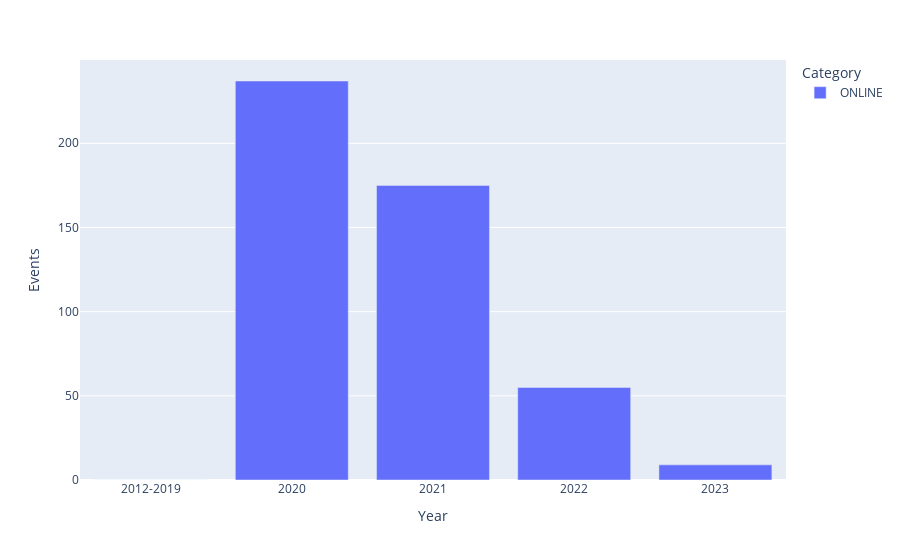

Write notebook code for a chart like this one.
### Markdown cell above
## Visualizamos el Porcentaje de eventos que han sido online:

### Code cell
# Porcentaje de eventos que han sido online:

eventos_tot = [346,358,321,101]
online_percent = online_df.copy()


percent_2020_int = cat_df[(cat_df["Year"] == 2020) & (cat_df["Category"] == "ONLINE")]["Value"].iloc[0]/eventos_tot[0]*100
percent_2020_str = ("%.2f" % percent_2020_int)+"%"
percent_2021_int = cat_df[(cat_df["Year"] == 2021) & (cat_df["Category"] == "ONLINE")]["Value"].iloc[0]/eventos_tot[1]*100
percent_2021_str = ("%.2f" % percent_2021_int)+"%"
percent_2022_int = cat_df[(cat_df["Year"] == 2022) & (cat_df["Category"] == "ONLINE")]["Value"].iloc[0]/eventos_tot[2]*100
percent_2022_str = ("%.2f" % percent_2022_int)+"%"
percent_2023_int = cat_df[(cat_df["Year"] == 2023) & (cat_df["Category"] == "ONLINE")]["Value"].iloc[0]/eventos_tot[3]*100
percent_2023_str = ("%.2f" % percent_2023_int)+"%"
#percent_2020 = (cat_df[cat_df["Year"] == 2020 & cat_df["Category"] == "ONLINE"]["Value"]/eventos_tot)*100
list_percent= ["0%",percent_2020_str,percent_2021_str,percent_2022_str,percent_2023_str]
list_percent
online_percent["Percentage"]=list_percent

fig = px.bar(online_percent, x='Year', y='Value',color="Category",hover_data=["Percentage"])
fig.update_xaxes(type="category")
fig.update_layout(yaxis_title ="Events")
fig.show()

fig.write_html("../img/9-percentage-online.html")
online_percent

### Figure 1 — Plotly figure (JSON) as saved in the notebook; plotly's stock layout.template omitted (floating-point values rounded to 4 significant figures)
{"data": [{"alignmentgroup": "True", "customdata": [["0%"], ["68.50%"], ["48.88%"], ["17.13%"], ["8.91%"]], "hovertemplate": "Category=ONLINE<br>Year=%{x}<br>Value=%{y}<br>Percentage=%{customdata[0]}<extra></extra>", "legendgroup": "ONLINE", "marker": {"color": "#636efa", "pattern": {"shape": ""}}, "name": "ONLINE", "offsetgroup": "ONLINE", "orientation": "v", "showlegend": true, "textposition": "auto", "type": "bar", "x": ["2012-2019", 2020, 2021, 2022, 2023], "xaxis": "x", "y": [0, 237, 175, 55, 9], "yaxis": "y"}], "layout": {"barmode": "relative", "legend": {"title": {"text": "Category"}, "tracegroupgap": 0}, "margin": {"t": 60}, "xaxis": {"anchor": "y", "domain": [0, 1], "title": {"text": "Year"}, "type": "category"}, "yaxis": {"anchor": "x", "domain": [0, 1], "title": {"text": "Events"}}}}
